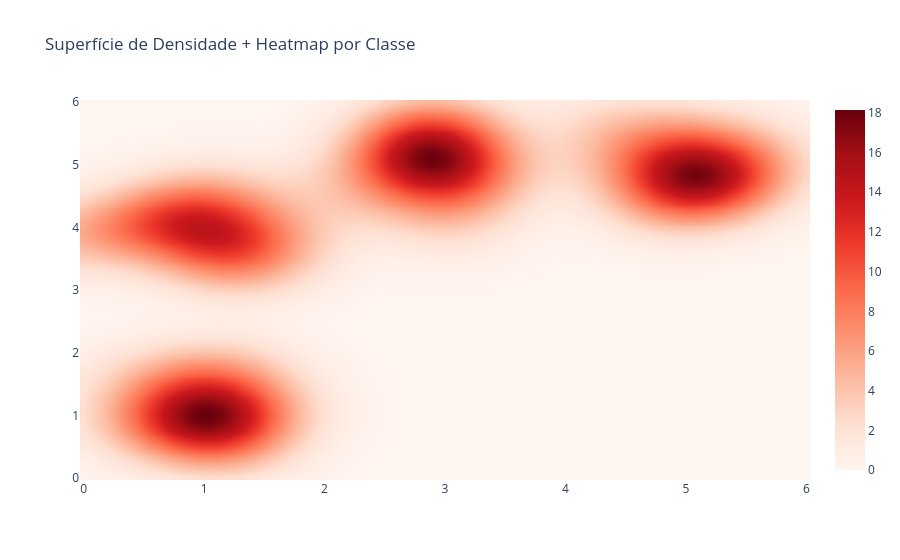

Source (notebook cell):
### Code cell
fig = go.Figure()
# fig.add_trace(go.Heatmap(z=Z1, x=x_grid, y=y_grid, colorscale='Reds', opacity=1, showscale=False))
# fig.add_trace(go.Heatmap(z=Z2, x=x_grid, y=y_grid, colorscale='Blues', opacity=0.5, showscale=False))

fig.add_trace(go.Heatmap(
    z=Z1,
    x=x_grid,
    y=y_grid,
    colorscale='Reds',
    zsmooth='best',
    opacity=1,
    showscale=True
))

fig.update_layout(
    title='Superfície de Densidade + Heatmap por Classe',
    scene=dict(
        xaxis_title='X',
        yaxis_title='Y',
        zaxis_title='Densidade'
    )
)

fig.show()
